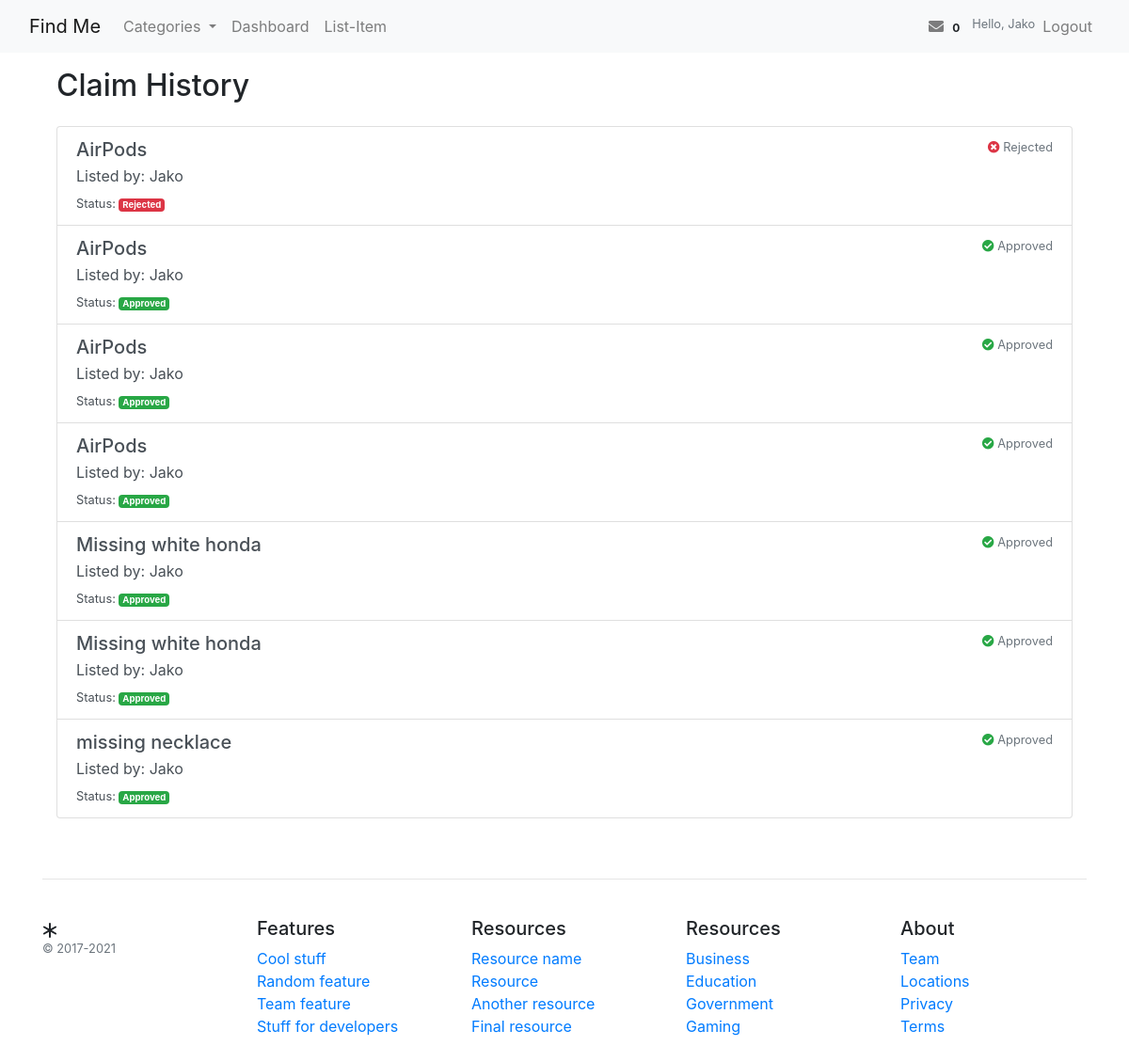
Page /accounts/claim_history/ (signed in) on the committed database.
### claims/models.py (models this page shows, shortened)
class Claim(models.Model):
    item = models.ForeignKey(Item, on_delete=models.CASCADE, related_name='claims')
    claimant = models.ForeignKey(settings.AUTH_USER_MODEL, on_delete=models.CASCADE)
    description = models.TextField()
    lost_location = models.CharField(max_length=255)
    last_seen = models.DateTimeField(default=datetime.datetime.now)
    created_at = models.DateTimeField(default=timezone.now)
    status = models.CharField(max_length=10, choices=(('pending', 'Pending'), ('approved', 'Approved'), ('rejected', 'Rejected')), default='pending')
    class Meta:
        unique_together = ('item', 'claimant')

### items/models.py (models this page shows, shortened)
class Item(models.Model):
    STATUS_CHOICES = (
        ('lost', 'Lost'),
        ('found', 'Found'),
    )
    title = models.CharField(max_length=200)
    description = models.TextField()
    category = models.ForeignKey(Category, on_delete=models.CASCADE, related_name='items')
    status = models.CharField(max_length=5, choices=STATUS_CHOICES, default='lost')
    owner = models.ForeignKey(settings.AUTH_USER_MODEL, on_delete=models.CASCADE, related_name='items')
    date_posted = models.DateTimeField(default=timezone.now)
    image = models.ImageField(upload_to='item_images/', blank=True)
    location = models.CharField(max_length=255, blank=True)

### accounts/views.py (the view)
# urls.py: path('claim_history/', views.claim_history_view, name='claim_history'),
def claim_history_view(request):
    history_claims = Claim.objects.filter(item__owner=request.user).exclude(status='pending')
    return render(request, 'accounts/claim_history.html', {'history_claims': history_claims})

### messaging/context_processors.py (called while the page is built)
def message_count(request):
    if request.user.is_authenticated:
        unread_count = Message.objects.filter(conversation__participants=request.user, is_read=False).exclude(sender=request.user).count()
        return {'messages_count': unread_count}
    return {'messages_count': 0}

### templates/accounts/claim_history.html
{% extends '../base.html' %}
{% block content %}
<div class="container mt-3">
    <h2 class="mb-4">Claim History</h2>
    {% if history_claims %}
    <div class="list-group">
        {% for claim in history_claims %}
            <a href="{% url 'claim_detail' claim.id %}" class="list-group-item list-group-item-action flex-column align-items-start">
                <div class="d-flex w-100 justify-content-between">
                    <h5 class="mb-1">{{ claim.item.title }}</h5>
                    <small class="text-muted">
                        {% if claim.status == 'approved' %}
                        <i class="fas fa-check-circle text-success"></i> Approved
                        {% elif claim.status == 'rejected' %}
                        <i class="fas fa-times-circle text-danger"></i> Rejected
                        {% else %}
                        <i class="fas fa-clock text-warning"></i> Pending
                        {% endif %}
                    </small>
                </div>
                <p class="mb-1">Listed by: {{ claim.item.owner.username }}</p>
                <small>Status:
                    <span class="badge {% if claim.status == 'approved' %}badge-success{% elif claim.status == 'rejected' %}badge-danger{% else %}badge-secondary{% endif %}">
                        {{ claim.status|title }}
                    </span>
                </small>
            </a>
        {% endfor %}
    </div>
    {% else %}
        <div class="alert alert-info" role="alert">
            No claim history found.
        </div>
    {% endif %}
</div>
{% endblock %}

### templates/base.html (shortened to what this page needs)
<!DOCTYPE html>
<html lang="en">
<head>
    <link rel="stylesheet" href="https://stackpath.bootstrapcdn.com/bootstrap/4.5.2/css/bootstrap.min.css">
    <link href="https://cdnjs.cloudflare.com/ajax/libs/font-awesome/5.15.3/css/all.min.css" rel="stylesheet">
</head>
<body>
<nav class="navbar navbar-expand-lg navbar-light bg-light">
  <div class="container-fluid">
    <a class="navbar-brand" href="{% url 'home' %}">Find Me</a>
    <div class="collapse navbar-collapse" id="navbarNav">
      <ul class="navbar-nav me-auto mb-2 mb-lg-0">
        <li class="nav-item dropdown">
          <a class="nav-link dropdown-toggle" href="#" id="navbarDropdown" role="button" data-bs-toggle="dropdown" aria-expanded="false">
            Categories
          </a>
        </li>
        {% if user.is_authenticated %}
        <li class="nav-item">
          <a class="nav-link" href="{% url 'dashboard' %}">Dashboard</a>
        </li>
        <li class="nav-item">
          <a class="nav-link" href="{% url 'item-create' %}">List-Item</a>
        </li>
        {% endif %}
      </ul>
      <ul class="navbar-nav ml-auto">
        {% if user.is_authenticated %}
        <li class="nav-item">
          <a class="nav-link" href="{% url 'conversation_list' %}">
            <i class="fas fa-envelope"></i>
            {% if messages_count %}
            <span class="badge badge-danger">{{ messages_count }}</span>
            {% else %}
            <span class="badge badge-light">0</span>
            {% endif %}
          </a>
        </li>
        <li class="nav-item">
          <span class="navbar-text small text-muted">
            Hello, {{ user.username }}
          </span>
        </li>
        <li class="nav-item">
          <a class="nav-link" href="{% url 'logout' %}">Logout</a>
        </li>
        {% else %}
        <li class="nav-item">
          <a class="nav-link" href="{% url 'login' %}">Login</a>
        </li>
        {% endif %}
      </ul>
    </div>
  </div>
</nav>
<div class="container">
    {% block content %}
    {% endblock %}
</div>
<footer class="container py-5 footer">
    <hr>
    <div class="row pt-4">
      <div class="col-12 col-md">
        <small class="d-block mb-3 text-muted">&copy; 2017-2021</small>
      </div>
      <div class="col-6 col-md fs15">
        <h5>Features</h5>
        <ul class="list-unstyled">
          <li><a class="link-secondary text-decoration-none" href="#">Cool stuff</a></li>
          <li><a class="link-secondary text-decoration-none" href="#">Random feature</a></li>
          <li><a class="link-secondary text-decoration-none" href="#">Team feature</a></li>
          <li><a class="link-secondary text-decoration-none" href="#">Stuff for developers</a></li>
        </ul>
      </div>
      <div class="col-6 col-md fs15">
        <h5>Resources</h5>
        <ul class="list-unstyled">
          <li><a class="link-secondary text-decoration-none" href="#">Resource name</a></li>
          <li><a class="link-secondary text-decoration-none" href="#">Resource</a></li>
          <li><a class="link-secondary text-decoration-none" href="#">Another resource</a></li>
          <li><a class="link-secondary text-decoration-none" href="#">Final resource</a></li>
        </ul>
      </div>
      <div class="col-6 col-md fs15">
        <h5>Resources</h5>
        <ul class="list-unstyled">
          <li><a class="link-secondary text-decoration-none" href="#">Business</a></li>
          <li><a class="link-secondary text-decoration-none" href="#">Education</a></li>
          <li><a class="link-secondary text-decoration-none" href="#">Government</a></li>
          <li><a class="link-secondary text-decoration-none" href="#">Gaming</a></li>
        </ul>
      </div>
      <div class="col-6 col-md">
        <h5>About</h5>
        <ul class="list-unstyled">
          <li><a class="link-secondary text-decoration-none" href="#">Team</a></li>
          <li><a class="link-secondary text-decoration-none" href="#">Locations</a></li>
          <li><a class="link-secondary text-decoration-none" href="#">Privacy</a></li>
          <li><a class="link-secondary text-decoration-none" href="#">Terms</a></li>
        </ul>
      </div>
    </div>
  </footer>
</body>
</html>

### rows in the picture
Claim: item "AirPods", shows "Rejected", item.owner.username "Jako", status "Rejected"
Claim: item "AirPods", shows "Approved", item.owner.username "Jako", status "Approved"
Claim: item "AirPods", shows "Approved", item.owner.username "Jako", status "Approved"
Claim: item "AirPods", shows "Approved", item.owner.username "Jako", status "Approved"
Claim: item "Missing white honda", shows "Approved", item.owner.username "Jako", status "Approved"
Claim: item "Missing white honda", shows "Approved", item.owner.username "Jako", status "Approved"
Claim: item "missing necklace", shows "Approved", item.owner.username "Jako", status "Approved"

### other values in the picture
{{ user.username }} "Jako"
